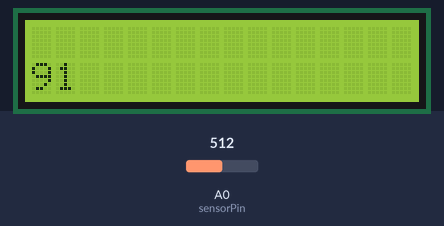
The sketch below on a simulated Arduino Uno, built with avr-gcc and run on an emulated ATmega328P. On the bench: 16×2 character LCD. The inputs (shaded band) are chosen by the test bench; at power-on: A0 (sensorPin) = 512.

Above: at 1.2 s.
1.3 s: A0 (sensorPin) set to 716
At 2.5 s:
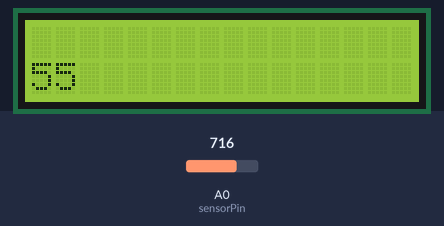
3.5 s: A0 (sensorPin) set to 900
At 5.2 s:
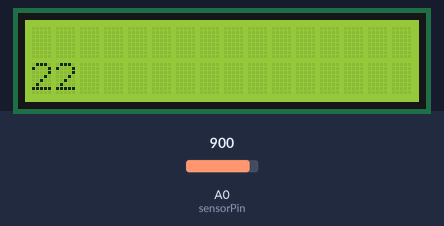
5.5 s: A0 (sensorPin) set to 1023
At 6.8 s:
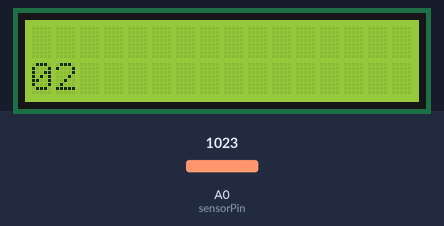
Timing chart, 0 to 8.5 s (numbered marks = the images above; inputs shaded):
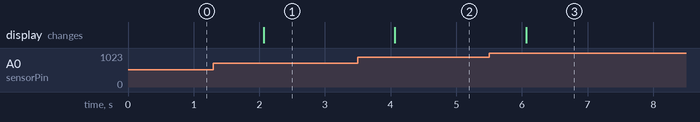

Measured:
- after the input at 1.3 s, the display: changes after 0.76 s (image 1)
- after the input at 3.5 s, the display: changes after 0.57 s (image 2)
- after the input at 5.5 s, the display: changes after 0.57 s (image 3)

The sketch:

screen+SoilMoistMeasurement.ino
```cpp
#include <LiquidCrystal.h>

int sensorPin = A0;
int sensorValue = 0;
int percent = 0;
const int rs = 12, en = 11, d4 = 5, d5 = 4, d6 = 3, d7 = 2;
LiquidCrystal lcd(rs, en, d4, d5, d6, d7);

int convertToPercent(int value)
{
  int percentValue = 0;
  percentValue = map(value, 1023, 465, 0, 100);
  return percentValue;
}

void setup() {
  // set up the LCD's number of columns and rows:
  lcd.begin(16, 2);
  // Print a message to the LCD.
}

void loop() {
  lcd.setCursor(0, 1);
  sensorValue = analogRead(sensorPin);
  percent = convertToPercent(sensorValue);
  lcd.print(percent);
  delay(1000);
}
```
